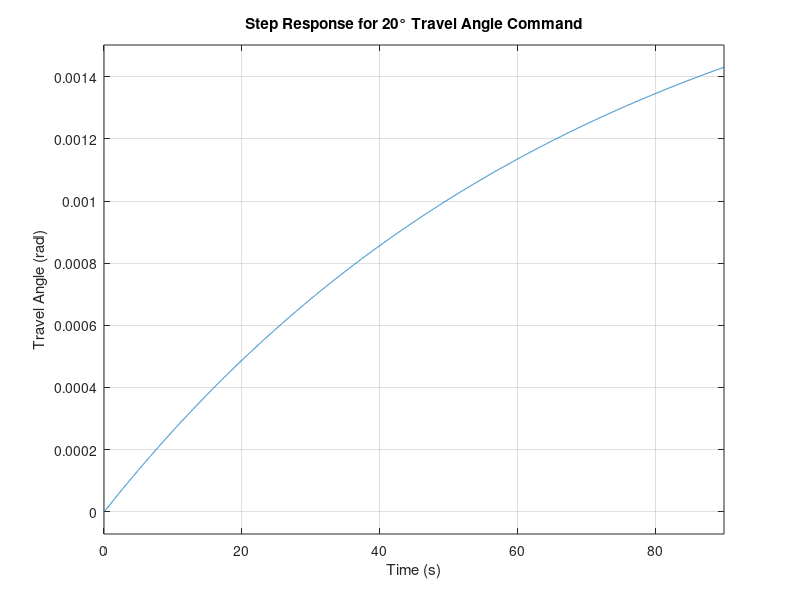

This figure's MATLAB source: (Note: this script raises an error after producing the figure.)
%% System Parameters
M = 3.57; % Total mass (kg)
l_boom = 0.66; % Lever arm for pitch (m)
l_theta = 0.014; % Length for pitch pendulum (m)
I_yy = 0.93; % Moment of inertia about the pitch axis (Nm)
K_T = 4.25e-3; % Thrust coefficient (N/s)
g = 9.81; % Gravitational acceleration (m/s^2)
Mgl_theta = M * g * l_theta; % Gravitational torque about the pitch axis

%% State-Space Representation
A = [0, 1; -Mgl_theta/I_yy, -M * g / I_yy]; % System dynamics matrix
B = [0; K_T * l_boom / I_yy]; % Input matrix
C = [1, 0]; % Output matrix
D = 0; % Direct transmission matrix

% Create state-space model
sys_pitch = ss(A, B, C, D);

%% 20° Step Input Simulation
step_amplitude = 20 * pi / 180; % Convert 20° to radians

% Simulate the step response
figure;
step(step_amplitude * sys_pitch); % Apply a 20° step input to the system
title('Step Response for 20° Travel Angle Command');
xlabel('Time (s)');
ylabel('Travel Angle (rad)');
grid on;

%% Add Expected Convergence Line
hold on;
yline(step_amplitude, 'r--', '20° Command (0.349 rad)', 'LineWidth', 1.5);
legend('System Response', 'Target Angle (20°)');
hold off;
